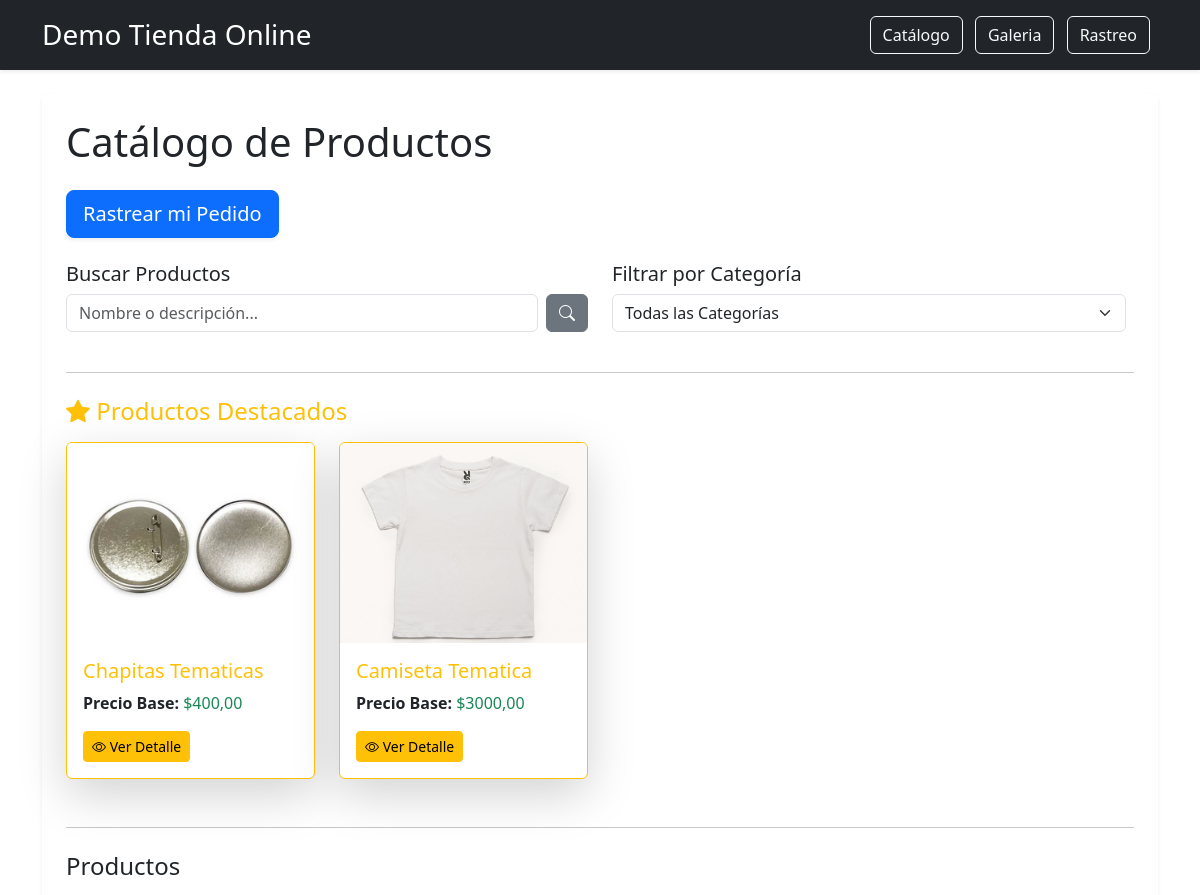
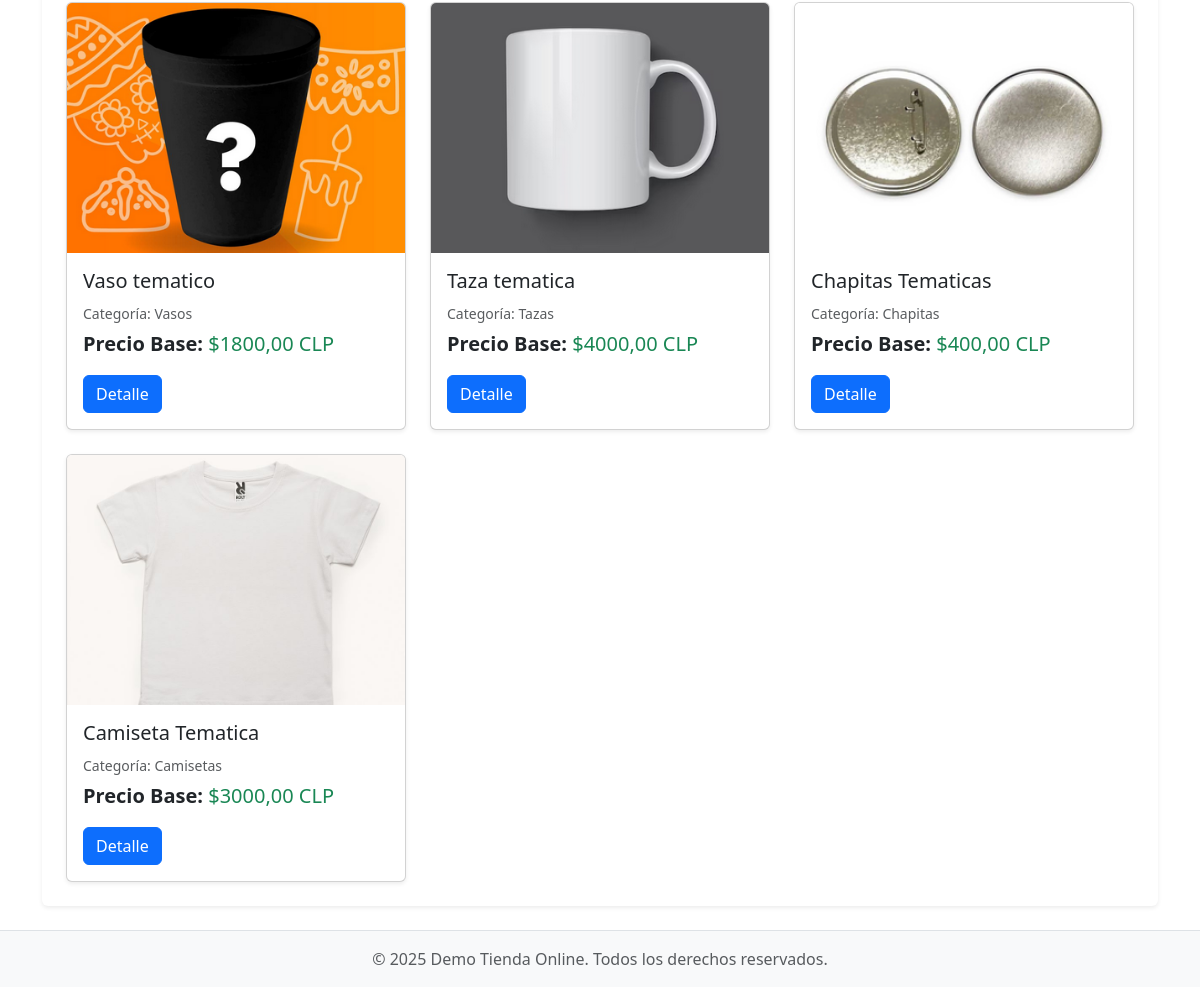
The page / on the database its author committed (2 pictures, top to bottom).
### mainApp/models.py (models this page shows, shortened)
class Product(models.Model):
    nombre = models.CharField(max_length=100)
    description = models.TextField()
    category = models.ForeignKey('categoryProduct', on_delete=models.CASCADE)
    precio_base = models.DecimalField(max_digits=10, decimal_places=2)
    imagen1 = models.ImageField(upload_to='imagenes_productos/', blank=True, null=True)
    imagen2 = models.ImageField(upload_to='imagenes_productos/', blank=True, null=True)
    imagen3 = models.ImageField(upload_to='imagenes_productos/', blank=True, null=True)
    destacado = models.BooleanField(default=False)

class categoryProduct(models.Model):
    nombre = models.CharField(max_length=50)

### mainApp/views.py (the view)
# urls.py: path('', views.lista_productos, name='home'),
def lista_productos(request):
    categorias = categoryProduct.objects.all()
    productos = Product.objects.all()
    destacados = Product.objects.filter(destacado=True)
    categoria_seleccionada_id = request.GET.get('categoria')
    if categoria_seleccionada_id:
        productos = productos.filter(category__id=categoria_seleccionada_id)
    query = request.GET.get('q')
    if query:
        productos = productos.filter(
            Q(nombre__icontains=query) |
            Q(description__icontains=query)
        ).distinct()
    context = {
        'productos': productos,
        'destacados': destacados,
        'categorias': categorias,
        'categoria_seleccionada_id': categoria_seleccionada_id,
        'query': query,
        'titulo': 'Catálogo de Productos',
    }
    return render(request, 'lista_productos.html', context)

### templates/lista_productos.html (shortened to what this page needs)
{% extends "base.html" %}
{% load static %}
{% block content %}
    <h1 class="mb-4">{{ titulo }}</h1>
    <a href="{% url 'rastreo_form' %}" class="btn btn-primary btn-lg mb-4 shadow-sm">
        Rastrear mi Pedido
    </a>
    <div class="row mb-4">
        <div class="col-md-6 mb-3">
            <h2 class="h5">Buscar Productos</h2>
            <form method="get" action="{% url 'home' %}" class="d-flex">
                <input type="text" name="q" placeholder="Nombre o descripción..." value="{{ query|default:'' }}" class="form-control me-2">
                <button type="submit" class="btn btn-secondary"><i class="bi bi-search"></i></button>
            </form>
        </div>
        <div class="col-md-6 mb-3">
            <h2 class="h5"> Filtrar por Categoría</h2>
            <form method="get" action="{% url 'home' %}" class="d-flex align-items-center">
                <select name="categoria" onchange="this.form.submit()" class="form-select me-2">
                    <option value="">Todas las Categorías</option>
                </select>
            </form>
        </div>
    </div>
    <hr class="my-4">
    {% if not categoria_seleccionada_id and not query and destacados %}
        <h2 class="h4 text-warning mb-3"><i class="bi bi-star-fill"></i> Productos Destacados</h2>
        <div class="row row-cols-1 row-cols-md-2 row-cols-lg-4 g-4 mb-5">
            {% for producto in destacados %}
                <div class="col">
                    <div class="card h-100 border-warning shadow-lg">
                        {% if producto.imagen1 %}
                            <img src="{{ producto.imagen1.url }}" class="card-img-top" alt="{{ producto.nombre }}" style="height: 200px; object-fit: cover;">
                        {% endif %}
                        <div class="card-body">
                            <h5 class="card-title text-warning">{{ producto.nombre }}</h5>
                            <p class="card-text"><strong>Precio Base:</strong> <span class="text-success">${{ producto.precio_base }}</span></p>
                            <a href="{% url 'detalle_producto' producto.pk %}" class="btn btn-warning btn-sm"><i class="bi bi-eye"></i> Ver Detalle</a>
                        </div>
                    </div>
                </div>
            {% endfor %}
        </div>
        <hr class="my-4">
    {% endif %}
    <h2 class="h4 mb-3">
        Productos
    </h2>
    <div class="row row-cols-1 row-cols-md-2 row-cols-lg-3 g-4">
        {% for producto in productos %}
            <div class="col">
                <div class="card h-100 shadow-sm">
                    {% if producto.imagen1 %}
                        <img src="{{ producto.imagen1.url }}" class="card-img-top" alt="{{ producto.nombre }}" style="height: 250px; object-fit: cover;">
                    {% endif %}
                    <div class="card-body">
                        <h5 class="card-title">{{ producto.nombre }}</h5>
                        <p class="card-text mb-1"><small class="text-muted">Categoría: {{ producto.category.nombre }}</small></p>
                        <p class="card-text fs-5"><strong> Precio Base: </strong> <span class="text-success">${{ producto.precio_base }} CLP </span></p>
                        <a href="{% url 'detalle_producto' producto.pk %}" class="btn btn-primary">Detalle </a>
                    </div>
                </div>
            </div>
        {% empty %}
            <div class="col-12">
                <div class="alert alert-info" role="alert">
                    <i class="bi bi-info-circle-fill"></i> No se encontraron productos con estos criterios.
                </div>
            </div>
        {% endfor %}
    </div>
{% endblock %}

### templates/base.html (shortened to what this page needs)
<!DOCTYPE html>
<html lang="es">
<head>
    <link href="https://cdn.jsdelivr.net/npm/bootstrap@5.3.3/dist/css/bootstrap.min.css" rel="stylesheet">
    <link rel="stylesheet" href="https://cdn.jsdelivr.net/npm/bootstrap-icons@1.11.3/font/bootstrap-icons.css">
</head>
<body>
    <header class="bg-dark text-white py-3 shadow-sm">
        <div class="container d-flex justify-content-between align-items-center">
            <h1 class="h3 mb-0">
                Demo Tienda Online
            </h1>
            <nav>
                <a href="{% url 'home' %}" class="btn btn-outline-light me-2"> Catálogo</a>
                <a href="{% url 'galeria_destacados' %}" class="btn btn-outline-light me-2"> Galeria</a>
                <a href="{% url 'rastreo_form' %}" class="btn btn-outline-light me-2"> Rastreo</a>
            </nav>
        </div>
    </header>
    <div class="container my-4">
        <div class="p-4 bg-white rounded shadow-sm">
            {% block content %}
            {% endblock content %}
        </div>
    </div>
    <footer class="bg-light text-center py-3 mt-4 border-top">
        <p class="mb-0 text-muted">&copy; 2025 Demo Tienda Online. Todos los derechos reservados.</p>
    </footer>
</body>
</html>

### rows shown on the page
Product: imagen1 (picture), nombre "Chapitas Tematicas", precio_base "400,00", category.nombre "Chapitas"
Product: imagen1 (picture), nombre "Camiseta Tematica", precio_base "3000,00", category.nombre "Camisetas"
Product: imagen1 (picture), nombre "Vaso tematico", category.nombre "Vasos", precio_base "1800,00"
Product: imagen1 (picture), nombre "Taza tematica", category.nombre "Tazas", precio_base "4000,00"

### other values the page prints
{{ titulo }} "Catálogo de Productos"
